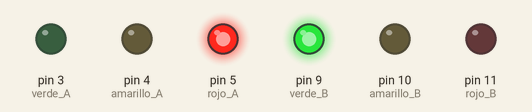
Recording of a sketch running on a simulated Arduino Uno, built with avr-gcc and run on an emulated ATmega328P. Shown: output pins drawn as LEDs (lit = HIGH).

Above: at 0.5 s.
At 1.5 s:
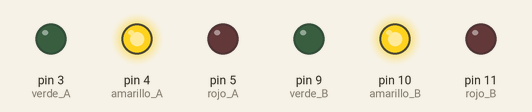
At 5.5 s:
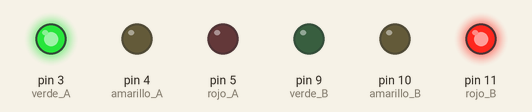
Timing chart, 0 to 6.9 s (numbered marks = the images above):
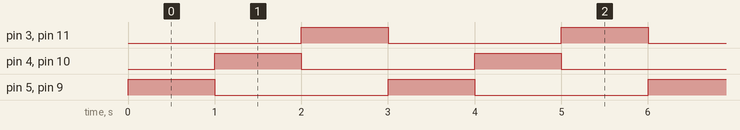

The sketch:

secuencia_simple_semaforo_doble.ino
```cpp
int rojo_A = 5;
int amarillo_A = 4;
int verde_A = 3;

int rojo_B = 11;
int amarillo_B = 10;
int verde_B = 9;

bool encendido_A = true;

void setup() {

  //Semáforo A
  pinMode(rojo_A, OUTPUT);
  pinMode(amarillo_A, OUTPUT);
  pinMode(verde_A, OUTPUT);

  //Semáforo B
  pinMode(rojo_B, OUTPUT);
  pinMode(amarillo_B, OUTPUT);
  pinMode(verde_B, OUTPUT);

  digitalWrite(rojo_A, LOW);
  digitalWrite(amarillo_A, LOW);
  digitalWrite(verde_A, LOW);

  digitalWrite(rojo_B, LOW);
  digitalWrite(amarillo_B, LOW);
  digitalWrite(verde_B, LOW);
}

void loop() {
  digitalWrite(rojo_A, HIGH);
  digitalWrite(verde_B, HIGH);
  delay(1000);
  digitalWrite(rojo_A, LOW);
  digitalWrite(verde_B, LOW);

  digitalWrite(amarillo_A, HIGH);
  digitalWrite(amarillo_B, HIGH);
  delay(1000);
  digitalWrite(amarillo_A, LOW);
  digitalWrite(amarillo_B, LOW);

  digitalWrite(verde_A, HIGH);
  digitalWrite(rojo_B, HIGH);
  delay(1000);
  digitalWrite(verde_A, LOW);
  digitalWrite(rojo_B, LOW);
}
```

Measured:
- by itself, pin 3 (verde_A), pin 4 (amarillo_A), pin 5 (rojo_A), pin 9 (verde_B), pin 10 (amarillo_B), pin 11 (rojo_B): alternates HIGH for 1.0 s and LOW for 2.0 s
- by itself, everything shown: repeats every 3.0 s, in 4 steps
